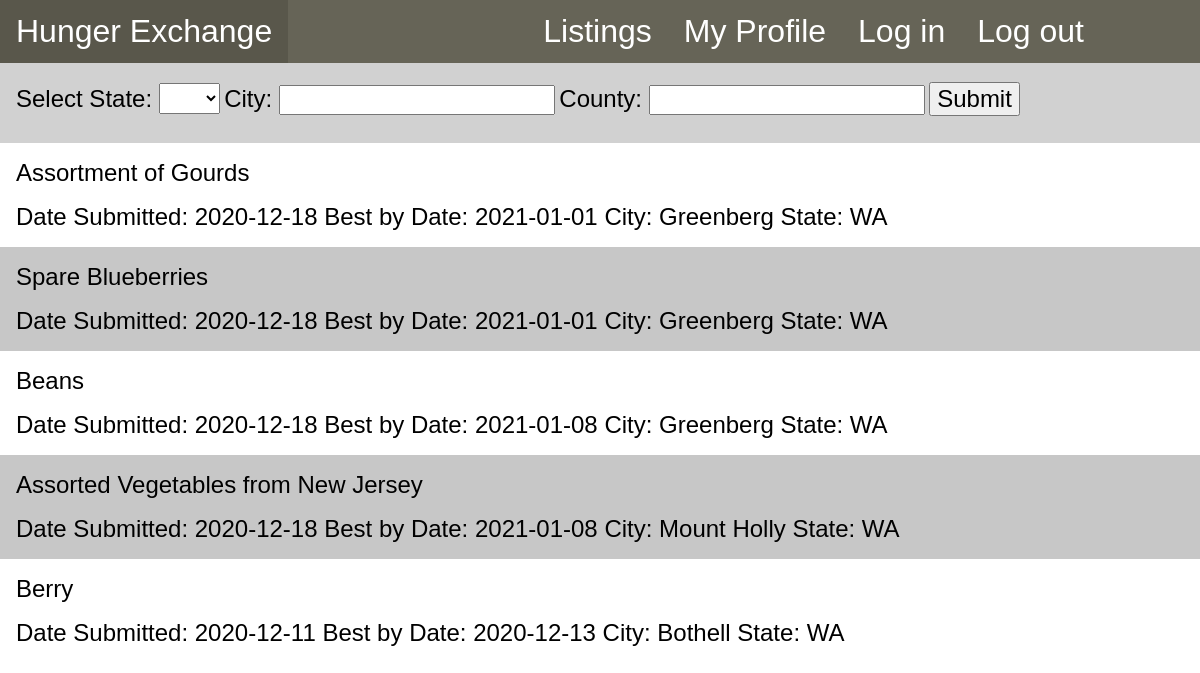
/producelist.php?statefilter=WA, run on the app's committed database.
### tables this page shows
CREATE TABLE `listing` (
  `idListing` int(11) NOT NULL,
  `listingDesc` text,
  `listingDate` date NOT NULL,
  `bestByDate` date DEFAULT NULL,
  `city` char(255) DEFAULT NULL,
  `county` char(255) DEFAULT NULL,
  `state` char(255) DEFAULT NULL,
  `listingTitle` varchar(255) DEFAULT NULL,
  `address1` varchar(255) DEFAULT NULL,
  `address2` varchar(255) DEFAULT NULL,
  `lsImage` varchar(255) DEFAULT NULL
);

### producelist.php (the view, shortened to what this page needs)
<?php
require_once 'config.inc.php';
 ?>
<head>
  <link rel="stylesheet" href = "listinglist.css">
  <?php
  require_once 'navbar.php';
  ?>
</head>
<body>
  <?php
    $states = array('','AL', 'AK', 'AZ', 'AR', 'CA', 'CO', 'CT', 'DE', 'DC',
  'FL', 'GA', 'HI', 'ID', 'IL', 'IN', 'IA', 'KS', 'KY', 'LA', 'MA', 'MI',
  'MN', 'MS', 'MO', 'MT', 'NM', 'NY', 'NC', 'ND', 'OH','OK', 'OR', 'PA',
  'RI', 'SC', 'SD', 'TN', 'TX', 'UT','VT','VA','WA','WV','WI', 'WY', 'PR');
   ?>
 <div class = "listingfilter">
  <form method = "get" action=<?php echo(htmlspecialchars($_SERVER["PHP_SELF"]));?>>
    <label for="statefilter">Select State: </label><select id="statefilter" name="statefilter">
    <?php foreach ($states as $abr):
      echo('<option value = "'. $abr. '">'. $abr.'</option>');
        endforeach; ?>
     </select>
     <label for="cityfilter">City: </label><input type="text" id="cityfilter" name="cityfilter" maxlength="255">
     <label for="countyfilter">County: </label><input type="text" id="countyfilter" name="countyfilter" maxlength="255">
     <input type='submit' value="Submit">
   </form>
  </div>
  <div class = "listinglist">
   <?php
   $page = 0;
   $state = NULL;
   $city = NULL;
   $county = NULL;
   if(isset($_GET['statefilter']) && strlen($_GET['statefilter']) <= 255){
     $state =  $conn->real_escape_string($_GET['statefilter']);
   }
    try{
      $stmt = $conn->stmt_init();
      $query = "SELECT IdListing, listingTitle, listingDate, bestByDate, city, state FROM
	listing WHERE ((state like ?) or (? is null) or (? ='')) AND ((city like ?) or
	(? is null) or (? ='')) AND ((county like ?) or (? is null) or (? ='')) ORDER BY listingDate DESC LIMIT 20 OFFSET ?";
      $stmt->prepare($query);
      $offset = 20 * $page;
      $stmt->bind_param("sssssssssi",$state,$state,$state,$city,$city,$city,$county,$county,$county,$offset);
      $stmt->execute();
      $stmt->bind_result($qlistId,$qlistTitle,$qlistDate,$qBestByDate,$qCity,$state);
      echo "<ul>";
        while($stmt->fetch()){
          echo "<li><a href='listing.php?id=". $qlistId. "'>".$qlistTitle.'</a>'. "   Date Submitted: "
          . $qlistDate."     Best by Date: ". $qBestByDate."   City: ". $qCity."   State: ".$state;
        }
      echo "</ul>";
    }
    catch(mysqli_sql_exception $excep){
      echo "Database error:" . $conn->error;
      throw $excep;
    }
        ?>
  </div>
</body>
</html>

### listinglist.css (style rules this page uses)
.listingfilter { width: 100vw; height: 10vh; background-color: #d1d1d1; display: flex; }
.listingfilter form { padding: 1.2rem 1rem; }
.listingfilter label { font-size: 1.5rem; }
.listingfilter input[type = "text"] { font-size: 1.3rem; }
.listingfilter input[type = "submit"] { font-size: 1.5rem; }
.listingfilter select { font-size: 1.5rem; }
.listinglist { display: flex; flex-direction: column; }
.listinglist a { color: black; padding-bottom: 1rem; text-align: left; display: block; text-decoration: none; }
.listinglist ul { list-style-type: none; list-style-position: inside; margin: 0; padding: 0; }
.listinglist li { padding: 1rem; font-size: 1.5rem; }
.listinglist li:nth-child(even) { background-color: #c7c7c7; }

### navbar.css (style rules this page uses)
head { margin:0px; }
body { font-family: Arial; margin: 0; padding: 0; background-color: ###ede7ca; }

### data on the page
listing: listingTitle "Assortment of Gourds", listingDate "2020-12-18", bestByDate "2021-01-01", city "Greenberg", state "WA"
listing: listingTitle "Spare Blueberries", listingDate "2020-12-18", bestByDate "2021-01-01", city "Greenberg", state "WA"
listing: listingTitle "Beans", listingDate "2020-12-18", bestByDate "2021-01-08", city "Greenberg", state "WA"
listing: listingTitle "Assorted Vegetables from New Jersey", listingDate "2020-12-18", bestByDate "2021-01-08", city "Mount Holly", state "WA"
listing: listingTitle "Berry", listingDate "2020-12-11", bestByDate "2020-12-13", city "Bothell", state "WA"
